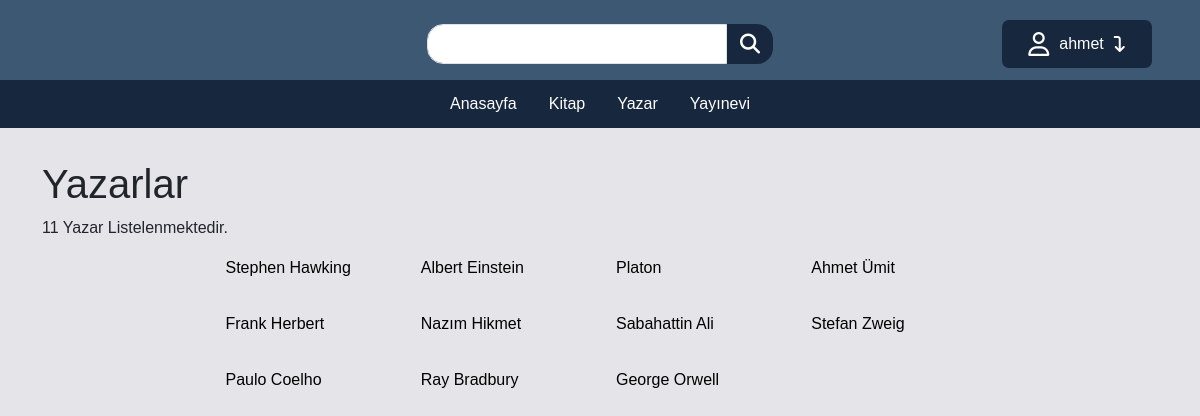
Before: /pages/yazarsec.php (signed in) with the older database file.
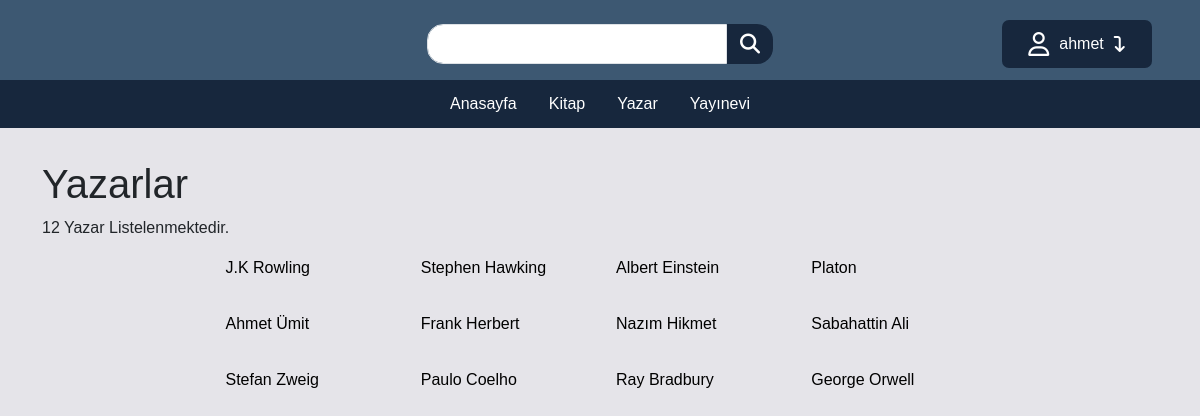
After: the same page with the newer database file.
### tables this page shows
CREATE TABLE `yazar` (
  `id` int(11) NOT NULL,
  `isim` varchar(30) NOT NULL,
  `ozgecmis` text NOT NULL,
  `resim` varchar(30) NOT NULL
);

### pages/yazarsec.php (the view, shortened to what this page needs)
<?php include '../php/baglan.php';?>
<!DOCTYPE html>
<html lang="en">
<head>
    <link href="https://cdn.jsdelivr.net/npm/bootstrap@5.3.0-alpha1/dist/css/bootstrap.min.css" rel="stylesheet">
    <link rel="stylesheet" href="../css/style.css">
    <link rel="stylesheet" href="../css/yazarsec.css">
</head>
<body>
    <?php include 'header.php';?>
    <?php
        $yazarlar = $db->query("select * from yazar order by id desc")->fetchAll(PDO::FETCH_ASSOC);
    ?>
    <div class="container">
        <h1>Yazarlar</h1>
        <p><?= count($yazarlar)?> Yazar Listelenmektedir.</p>
        <div class="container liste w-75">
            <ul>
                <?php foreach($yazarlar as $yazar) { ?>
                    <li><a href="yazardetay.php?id=<?= $yazar['id']?>"><?= $yazar['isim']?></a></li>
                <?php } ?>
            </ul>
        </div>
    </div>
</body>
</html>

### pages/header.php (shortened to what this page needs)
<header>
    <div class="search-box">
        <input type="search" class="form-control" id="input">
        <button class="btn btnsearch" onClick="kitapAra()">
            <i class="fa fa-search fa-lg"></i>
        </button>
        <div class="profilbox">
            <i class="fa-regular fa-user fa-xl"></i>
            <label><?= $_SESSION['kullanici_ad'] ?></label>
            <i class="fa-solid fa-arrow-turn-down"></i>
        </div>
    </div>
    <nav class="navbar">
        <ul class="nav">
            <li class="nav-item"><a href="anasayfa.php" class="nav-link">Anasayfa</a></li>
            <li class="nav-item"><a href="kitapsec.php?page=1" class="nav-link">Kitap</a></li>
            <li class="nav-item"><a href="yazarsec.php" class="nav-link">Yazar</a></li>
            <li class="nav-item"><a href="yayinevisec.php" class="nav-link">Yayınevi</a></li>
        </ul>
    </nav>
</header>

### css/style.css (style rules this page uses)
* { font-family: sans-serif; }
body { background-color: #e5e4e9; }
.search-box { margin: 0; padding: 0; box-sizing: border-box; height: 5rem; width: 100%; display: flex; flex-direction: row; justify-content: center; background-color: #3d5872; }
.search-box .form-control { height: 2.5rem; margin-top: 1.5rem; }
.search-box #input { width: 25%; border-radius: 0; border-top-left-radius: 1rem; border-bottom-left-radius: 1rem; }
.profilbox { position: absolute; right: 3rem; height: 3rem; margin-top: 1.25rem; padding: 0.75rem; background-color: #17273d; color: white; border-radius: 7px; display: flex; justify-content: center; align-items: center; gap: 10px; min-width: 150px; }
.btnsearch { height: 2.5rem; margin-top: 1.5rem; border-radius: 0; border-top-right-radius: 1rem ; border-bottom-right-radius: 1rem ; background-color: #17273d; color:white; }
.navbar { margin: 0; padding: 0; box-sizing: border-box; background-color: #17273d; display: flex; height: 3rem; justify-content: center; margin-bottom: 2rem; }
.navbar ul li a { color:#fff; position: relative; display: inline-block; }
.navbar ul li a::before { content: ''; position: absolute; left:0; width: 100%; height: 2px; background-color: #fff; transform: scaleX(0); transition: transform 0.25s; bottom: 5px; }

### css/yazarsec.css (style rules this page uses)
.container { display: flex; flex-direction: column; }
.liste ul { list-style:none; display: flex; flex-wrap: wrap; }
.liste li { width: 25%; margin-bottom: 2rem; }
.liste a { text-decoration: none; color: #000; }

Changed rows visible on the page:
added yazar: isim "J.K Rowling"
Other visible differences:
count($yazarlar): "11" → "12"
